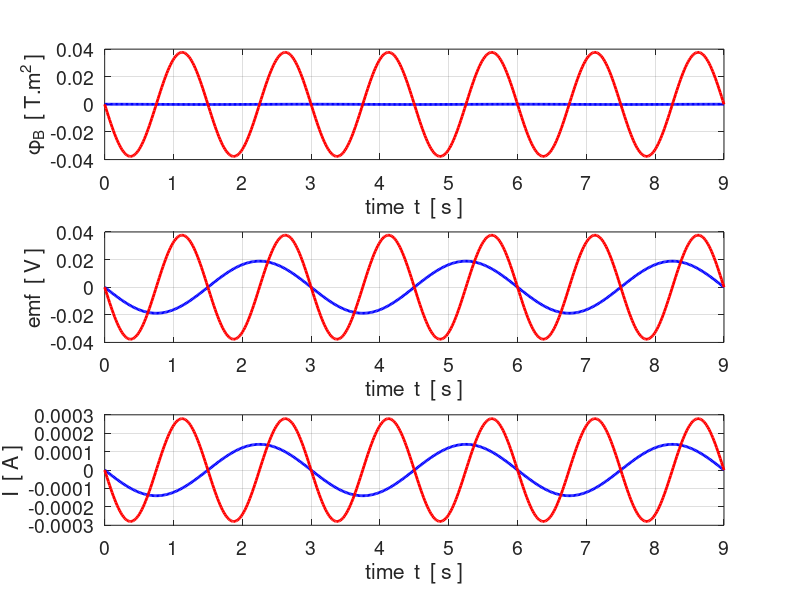

Write MATLAB code to recreate this figure.
% sp6017.m

clear
close all
clc


N =100;
B = 1.25;
R = 135;
L1 = 12e-3; L2 = 6e-3;
w = 20;

A = L1*L2;
w = w*(2*pi/60);
f = w/(2*pi);
T = 1/f;

t = linspace(0,3*T,500);

phi1 = (B*A) .* cos(w*t);
phi2 = (B*A) .* cos(2*w*t);
emf1 = -N*w*B*A*sin(w*t);
emf2 = -N*2*w*B*A*sin(2*w*t);
I1 = emf1/R;
I2 = emf2/R;

fprintf('A = %2.2e \n',A)
fprintf('w = %2.2e \n',w)
fprintf('T = %2.2e \n',T)
fprintf('phi1_max = %2.2e \n',max(phi1))
fprintf('emf1_max = %2.2e \n',max(emf1))
fprintf('I1_max = %2.2e \n',max(I1))

figure(1)
pos = [0.07 0.05 0.32 0.50];
   set(gcf,'Units','normalized');
   set(gcf,'Position',pos);
   set(gcf,'color','w'); 

xP = t;
tx = 'time  t  [ s ]';

subplot(3,1,1)
yP = phi1;
plot(xP,yP,'b','linewidth',2)
hold on
yP = emf2;
plot(xP,yP,'r','linewidth',2)
xlim([0 9])
set(gca,'xtick',0:1:9)
xlabel(tx)
ylabel('\phi_B  [ T.m^2 ]')
grid on
box on
set(gca,'fontsize',14)

subplot(3,1,2)
yP = emf1;
plot(xP,yP,'b','linewidth',2)
hold on
yP = emf2;
plot(xP,yP,'r','linewidth',2)
xlim([0 9])
set(gca,'xtick',0:1:9)
xlabel(tx)
ylabel('emf  [ V ]')
grid on
box on
set(gca,'fontsize',14)

subplot(3,1,3)
yP = I1;
plot(xP,yP,'b','linewidth',2)
hold on
yP = I2;
plot(xP,yP,'r','linewidth',2)
xlim([0 9])
set(gca,'xtick',0:1:9)
xlabel(tx)
ylabel('I  [ A ]')
grid on
box on
set(gca,'fontsize',14)
